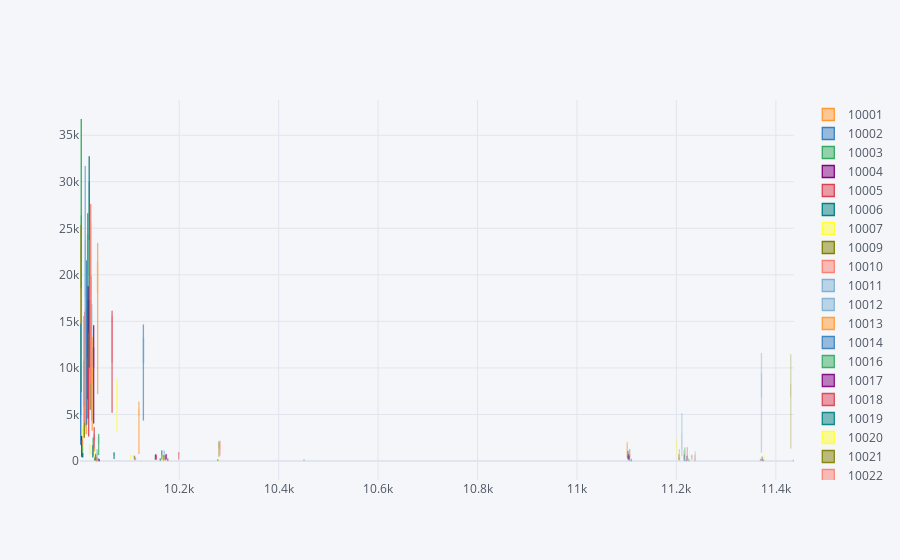

Notebook source saved alongside this figure:
### Code cell
# cufflinks => 드래그 가능
filter_zip_daily_df.pivot_table('cnt', index='date', columns='zip_code').iplot(kind='box', x='zip_code')
